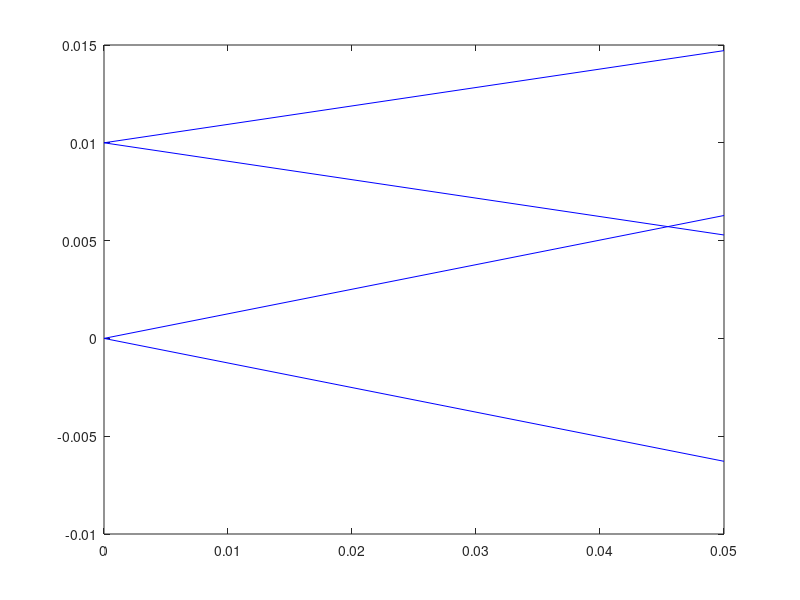

The MATLAB script that drew this image: (Note: this script raises an error after producing the figure.)
%% Part 1 Exploring Ray Tracing. 
% Let's define the ray variables. 
% Each ray is defined as (x-pos, x-angle, y-pos, y-angle)'

% The set of N rays would be in a 4 by N vector. This one set will still
% represent all rays present at one perticular z position

% To start I will manually define 4 rays total at two different x
% locations, with different angles with respect to z. 

% Note: Theta needs to be limited between -$\pi$/20 and $\pi$/20 since we
% are assuming that tan $\theta$ = $\theta$.

rays_in = [0 0 0.01 0.01;0.04*pi -0.04*pi 0.03*pi -0.03*pi;0 0 0 0;0 0 0 0];

d = 0.05;
% propgation matrix
Md = [1 d 0 0;0 1 0 0;0 0 1 d;0 0 0 1];


% Rays after propogation

rays_out = Md*rays_in;

% Plotting the result

% rays_in is a 4 x N matrix representing the rays emitted from an object
% rays_out is a 4 x N matrix representing the rays after propagating distance d
ray_z = [zeros(1,size(rays_in,2)); d*ones(1,size(rays_in,2))];
figure();
plot(ray_z, [rays_in(1,:); rays_out(1,:)],'Color', 'b');

% Automating the generation of rays in a plane given a set of start points
% and number of rays required per point. 

rays_in = generate_1d_rays('x', 0.00, 0.01, 5);
rays_out = Md*rays_in;
ray_z = [zeros(1,size(rays_in,2)); d*ones(1,size(rays_in,2))];
figure();
plot(ray_z(:,(1:5)), [rays_in(1,(1:5)); rays_out(1,(1:5))],'Color','r');
hold on
plot(ray_z(:,(6:10)), [rays_in(1,(6:10)); rays_out(1,(6:10))],'Color','b');
hold off
ylim([-0.03, 0.03])
xlabel('z (m)');
ylabel('x (m)');

%% Light filed dataset exploration
load('lightField.mat')

%Plotting using rays2img choosing sensor width to be 35mm, standard full
%frame sensor size. 

[img, x_edges, y_edges] =rays2img(rays(1,:), rays(3,:), 0.035, 480);
figure;
colormap(gray)
image(x_edges([1 end]),y_edges([1 end]),img); 
axis image xy;

%%
% b) experimenting with different sensor widths

sensor_sizes = linspace(0.005, 0.050, 9);
pixels = 480;
imgs = zeros(pixels, pixels, length(sensor_sizes));

pltsize = ceil(sqrt(length(sensor_sizes)));
figure;
colormap(gray)
for i = 1:length(sensor_sizes)
    subplot(pltsize, pltsize, i)
    imgs(:,:,i) = image(rays2img(rays(1,:), rays(3,:), sensor_sizes(i), 480));
    axis image xy;
    title("Sensor size = " + int2str(sensor_sizes(i)*1000)+ " mm", 'Fontsize', 14);
end



%% experimenting with pixel count

pixel_count = linspace(50, 800, 3);
sensor_size = 0.026; % approximate size of a crop format sensor, most common consumer dslr config. 

pltsize = ceil(sqrt(length(pixel_count)));
figure;
colormap(gray)
for i = 1:length(pixel_count)
    subplot(pltsize, pltsize, i)
    image(rays2img(rays(1,:), rays(3,:), sensor_size, pixel_count(i)));
    axis image xy;
    title("Pixel\_count = " + int2str(pixel_count(i)), 'Fontsize', 14);
end


%% Experimenting with a distance shift
d1 = 100 ;
rays_at_d1 = rays_propogate_d(rays, d);
figure;
colormap(gray)
subplot(1,2,1);
[img, x_edges, y_edges] =rays2img(rays(1,:), rays(3,:), 0.035, 480);
image(x_edges([1 end]),y_edges([1 end]),img); 
axis image xy;
title('Rays at d = 0 m', 'Fontsize', 16)
subplot(1,2,2);
[img, x_edges, y_edges] =rays2img(rays_at_d1(1,:), rays_at_d1(3,:), 0.035, 480);
image(x_edges([1 end]),y_edges([1 end]),img); 
axis image xy;
title("Rays at d = "+num2str(d1)+" m", 'Fontsize', 16)



% No value will be able to create a shaprer image. Found no appretiable
% increaces or even change in sharpness
